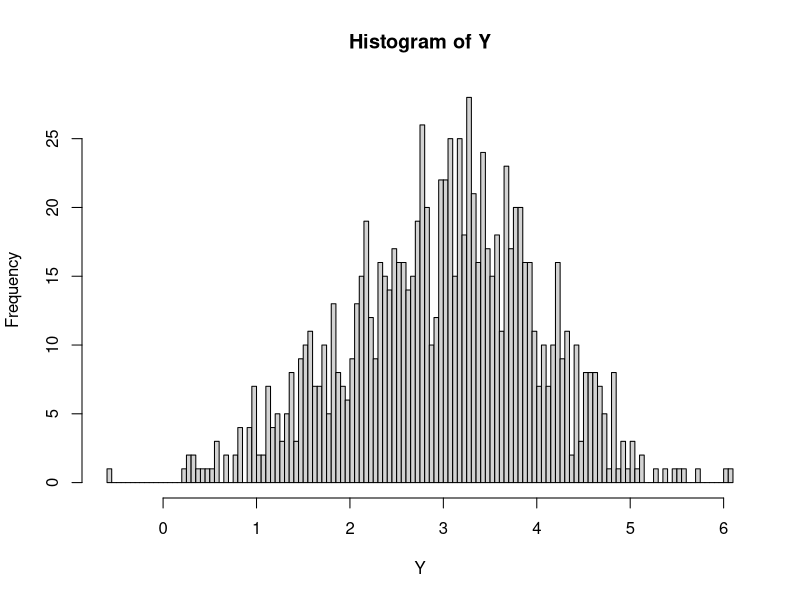
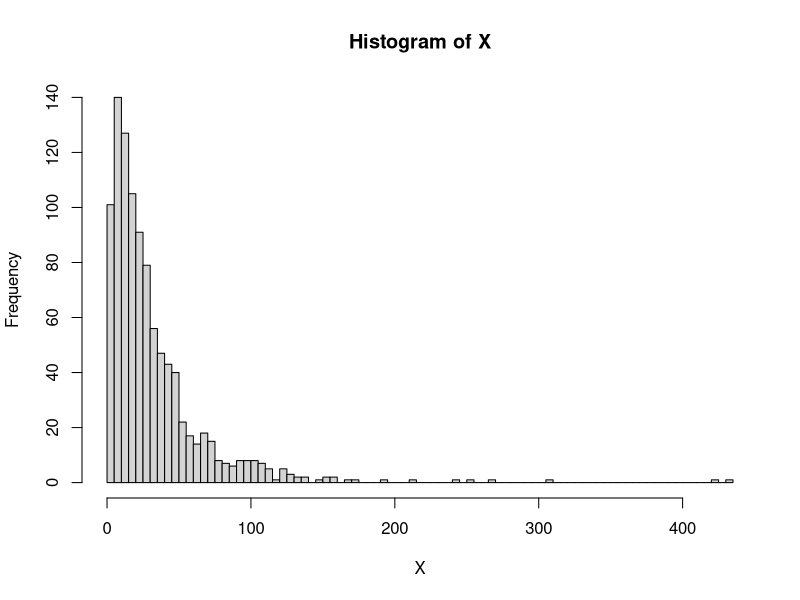

Here is the R script that generated these plots, in order:

n <- 1000

mu <- 3
sd <- 1
Y <- rnorm(n, mean=mu, sd=sd)
hist(Y,100)
X <- exp(Y)
hist(X, 100)

lik <- function(param) {
  mu <- param[1]
  sig <- param[2]
  likelihood <- exp(-(log(X)-mu)^2/(2*sig^2)) / (sig*sqrt(2*pi)*X)
  return(-sum(log(likelihood)))
}

op <- nlminb(c(0,0.5), lik, lower=c(-Inf, 0.00000000001))

op$par

library(numDeriv)

Info <- hessian(lik, op$par)

InfoInv <- solve(Info)

diagElm <- diag(InfoInv)

StdErr <- sqrt(diagElm)

StdErr

c( op$par[1] - StdErr[1] * 1.96,
   op$par[1] + StdErr[1] * 1.96)
